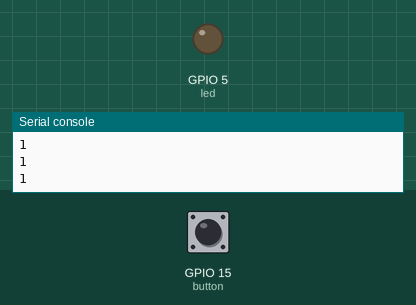
Simulated run of this program. Board: ESP32 board running MicroPython. Parts: output pins drawn as LEDs (lit = HIGH), the last lines printed to the serial console. Inputs (shaded band) come from the test bench; at power-on: GPIO 15 (button) HIGH.

Above: at 1.2 s.
1.3 s: GPIO 15 (button) pulled LOW for 0.15 s
At 1.39 s:
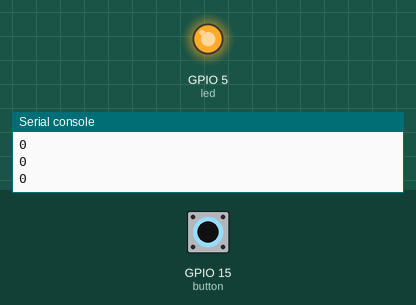
2.9 s: GPIO 15 (button) pulled LOW for 3.2 s
At 7.0 s:
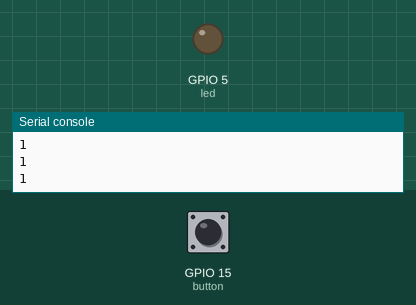
Timing chart, 0 to 8.5 s (numbered marks = the images above; inputs shaded):
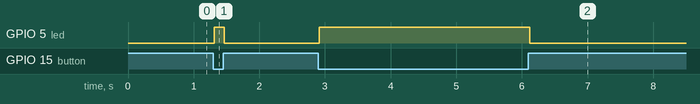

The program:

button.py
```python
'''
Basic Button example
--------------------
Internal pull-up resistor is used in the code for the pushbutton.
Thus pull-up resistor is not required on the breadboard.
'''

from machine import Pin
from utime import sleep

# create output pin on GPIO22
led = Pin(5, Pin.OUT)

# create input pin on GPIO21 and enable internal pull-up resistor
button = Pin(15, Pin.IN, Pin.PULL_UP)

while True:
    # read button state and store the value
    buttonState = button.value()

    # print the result of the push button state
    print(buttonState)
    # add a tiny delay to buffer the print function
    sleep(.01)

    # turn on the led if button is pushed
    if buttonState is 0:
        led.value(1)

    # turn off the led by default
    else:
        led.value(0)
```

Measured:
- after the input at 1.3 s, GPIO 5 (led): LOW → HIGH at once, → LOW 0.15 s later
- after the input at 2.9 s, GPIO 5 (led): LOW → HIGH at once, → LOW 3.2 s later
